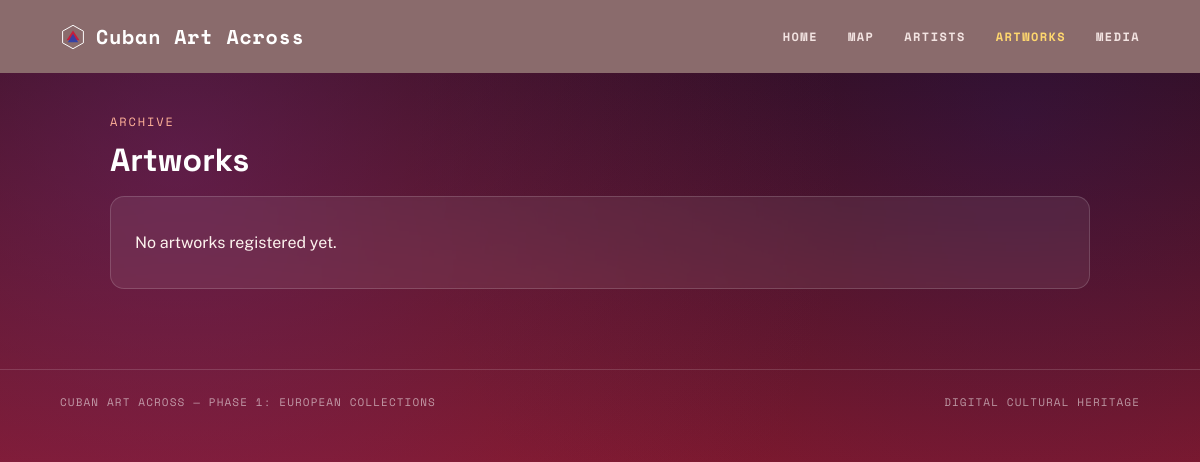
The page /artworks/ on the database as committed earlier.
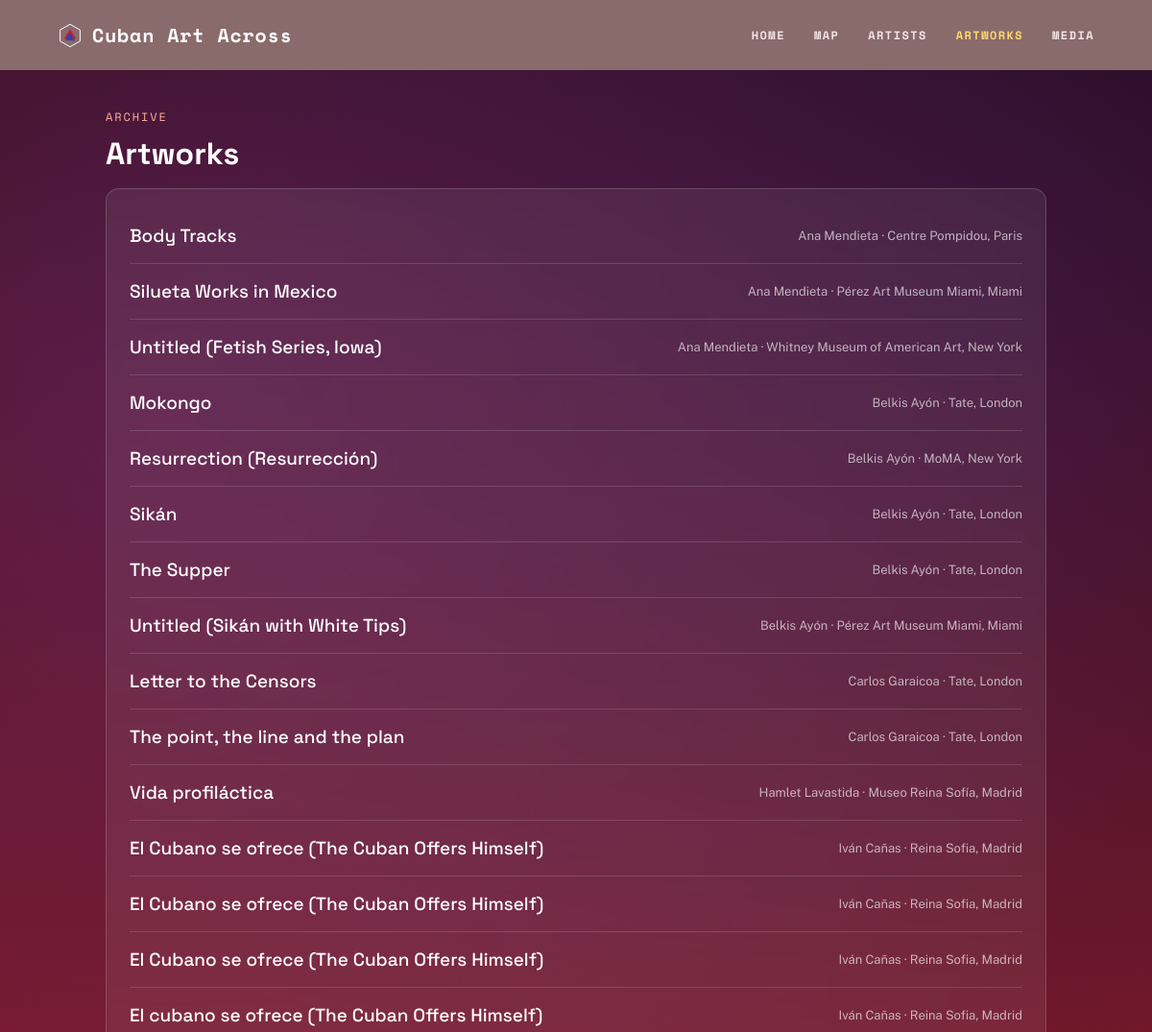
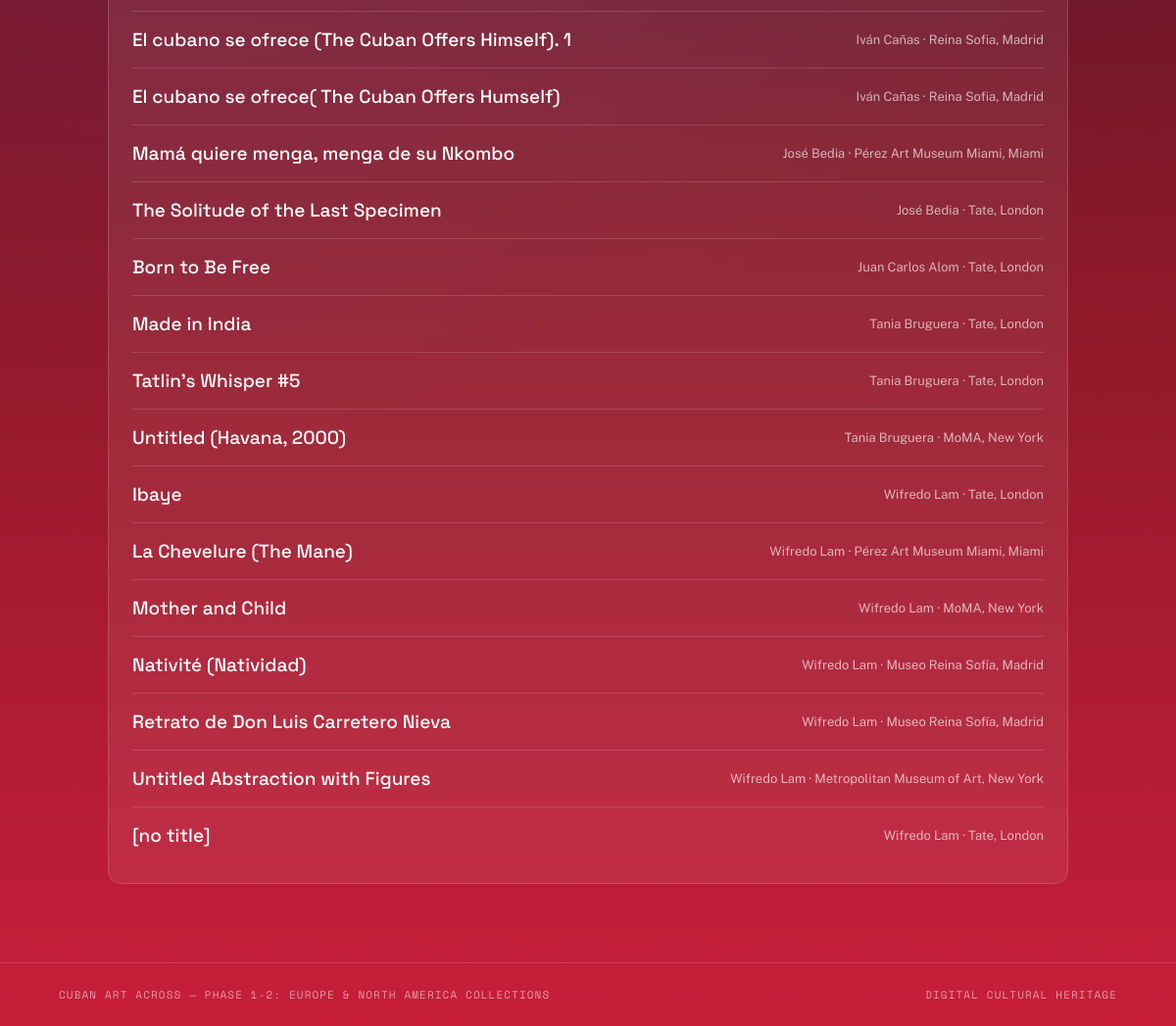
The same page on the database as committed later (2 pictures, top to bottom).
### zettels/models.py (models this page shows, shortened)
class Artwork(models.Model):
    artist = models.ForeignKey(Artist, on_delete=models.CASCADE, related_name='artworks')
    museum = models.ForeignKey(Museum, on_delete=models.PROTECT, related_name='artworks', null=True, blank=True)
    title = models.CharField(max_length=255)
    year = models.IntegerField(null=True, blank=True)
    medium = models.CharField(max_length=255, null=True, blank=True)
    dimensions = models.CharField(max_length=255, null=True, blank=True)
    museum_catalogue_url = models.URLField(max_length=255, null=True, blank=True)
    image_rights = models.CharField(max_length=255, null=True, blank=True)
    notes = models.TextField(null=True, blank=True)
    description = models.TextField(null=True, blank=True)
    class Meta:
        ordering = ['artist__name', 'title']

class Artist(models.Model):
    name = models.CharField(max_length=100)
    birth_year = models.IntegerField(null=True,blank=True)
    death_year = models.IntegerField(null=True,blank=True)
    birthplace = models.CharField(max_length=100, null=True,blank=True)
    class Meta:
        ordering = ['name']

class Museum(models.Model):
    class Region(models.TextChoices):
        EUROPE = 'europe', 'Europe'
        NORTH_AMERICA = 'north_america', 'North America'
        LATIN_AMERICA = 'latin_america', 'Latin America'
        ASIA = 'asia', 'Asia'
        AFRICA = 'africa', 'Africa'
        OTHER = 'other', 'Other'
    name = models.CharField(max_length=255)
    city = models.CharField(max_length=255)
    country = models.CharField(max_length=255)
    region = models.CharField(
        max_length=20, choices=Region.choices, null=True, blank=True,
    )
    latitude = models.FloatField(null=True, blank=True)
    longitude = models.FloatField(null=True, blank=True)
    class Meta:
        ordering = ['country', 'city', 'name']
        unique_together = ('name', 'city', 'country')

### zettels/views.py (the view)
# urls.py: path('artworks/', views.ArtworkListView.as_view(), name='artwork_list'),
class ArtworkListView(ListView):
    model = Artwork
    template_name = 'zettels/artwork_list.html'
    context_object_name = 'artworks'

### zettels/context_processors.py (called while the page is built)
def project_phase(request):
    regions_present = set(
        Museum.objects
        .exclude(region__isnull=True)
        .exclude(region='')
        .values_list('region', flat=True)
        .distinct()
    )
    ordered = [r for r in PHASE_ORDER if r in regions_present]
    if not ordered:
        return {
            'current_phase_label': 'Phase 1: European Collections',
            'current_regions': [],
        }
    names = [PHASE_LABELS[r] for r in ordered]
    collections_label = ' & '.join(names) + ' Collections'
    phase_number = f"Phase 1-{len(ordered)}" if len(ordered) > 1 else "Phase 1"
    return {
        'current_phase_label': f"{phase_number}: {collections_label}",
        'current_regions': ordered,
    }

### zettels/templates/zettels/artwork_list.html (shortened to what this page needs)
{% extends 'zettels/base.html' %}
{% block content %}
<div class="wrap">
  <div class="eyebrow">Archive</div>
  <h1>Artworks</h1>
  <div class="card">
    <ul class="list">
      {% for artwork in artworks %}
      <li>
        <a class="title" href="{% url 'zettels:artwork_detail' artwork.pk %}">{{ artwork.title }}</a>
        <span class="muted">
          {{ artwork.artist.name }}{% if artwork.museum %} &middot; {{ artwork.museum.name }}, {{ artwork.museum.city }}{% endif %}
        </span>
      </li>
      {% empty %}
      <li>No artworks registered yet.</li>
      {% endfor %}
    </ul>
  </div>
</div>
{% endblock %}

Rows that differ between the two databases and show on the page:
added Artwork: title "Body Tracks", artist.name "Ana Mendieta", museum.name "Centre Pompidou", museum.city "Paris"
added Artwork: title "Silueta Works in Mexico", artist.name "Ana Mendieta", museum.name "Pérez Art Museum Miami", museum.city "Miami"
added Artwork: title "Untitled (Fetish Series, Iowa)", artist.name "Ana Mendieta", museum.name "Whitney Museum of American Art", museum.city "New York"
added Artwork: title "Mokongo", artist.name "Belkis Ayón", museum.name "Tate", museum.city "London"
added Artwork: title "Resurrection (Resurrección)", artist.name "Belkis Ayón", museum.name "MoMA", museum.city "New York"
added Artwork: title "Sikán", artist.name "Belkis Ayón", museum.name "Tate", museum.city "London"
added Artwork: title "The Supper", artist.name "Belkis Ayón", museum.name "Tate", museum.city "London"
added Artwork: title "Untitled (Sikán with White Tips)", artist.name "Belkis Ayón", museum.name "Pérez Art Museum Miami", museum.city "Miami"
added Artwork: title "Letter to the Censors", artist.name "Carlos Garaicoa", museum.name "Tate", museum.city "London"
added Artwork: title "The point, the line and the plan", artist.name "Carlos Garaicoa", museum.name "Tate", museum.city "London"
added Artwork: title "Vida profiláctica", artist.name "Hamlet Lavastida", museum.name "Museo Reina Sofía", museum.city "Madrid"
added Artwork: title "El Cubano se ofrece (The Cuban Offers Himself)", artist.name "Iván Cañas", museum.name "Reina Sofia", museum.city "Madrid"
added Artwork: title "El Cubano se ofrece (The Cuban Offers Himself)", artist.name "Iván Cañas", museum.name "Reina Sofia", museum.city "Madrid"
added Artwork: title "El Cubano se ofrece (The Cuban Offers Himself)", artist.name "Iván Cañas", museum.name "Reina Sofia", museum.city "Madrid"
added Artwork: title "El cubano se ofrece (The Cuban Offers Himself)", artist.name "Iván Cañas", museum.name "Reina Sofia", museum.city "Madrid"
added Artwork: title "El cubano se ofrece (The Cuban Offers Himself). 1", artist.name "Iván Cañas", museum.name "Reina Sofia", museum.city "Madrid"
added Artwork: title "El cubano se ofrece( The Cuban Offers Humself)", artist.name "Iván Cañas", museum.name "Reina Sofia", museum.city "Madrid"
added Artwork: title "Mamá quiere menga, menga de su Nkombo", artist.name "José Bedia", museum.name "Pérez Art Museum Miami", museum.city "Miami"
added Artwork: title "The Solitude of the Last Specimen", artist.name "José Bedia", museum.name "Tate", museum.city "London"
added Artwork: title "Born to Be Free", artist.name "Juan Carlos Alom", museum.name "Tate", museum.city "London"
added Artwork: title "Made in India", artist.name "Tania Bruguera", museum.name "Tate", museum.city "London"
added Artwork: title "Tatlin's Whisper #5", artist.name "Tania Bruguera", museum.name "Tate", museum.city "London"
added Artwork: title "Untitled (Havana, 2000)", artist.name "Tania Bruguera", museum.name "MoMA", museum.city "New York"
added Artwork: title "Ibaye", artist.name "Wifredo Lam", museum.name "Tate", museum.city "London"
added Artwork: title "La Chevelure (The Mane)", artist.name "Wifredo Lam", museum.name "Pérez Art Museum Miami", museum.city "Miami"
added Artwork: title "Mother and Child", artist.name "Wifredo Lam", museum.name "MoMA", museum.city "New York"
added Artwork: title "Nativité (Natividad)", artist.name "Wifredo Lam", museum.name "Museo Reina Sofía", museum.city "Madrid"
added Artwork: title "Retrato de Don Luis Carretero Nieva", artist.name "Wifredo Lam", museum.name "Museo Reina Sofía", museum.city "Madrid"
added Artwork: title "Untitled Abstraction with Figures", artist.name "Wifredo Lam", museum.name "Metropolitan Museum of Art", museum.city "New York"
added Artwork: title "[no title]", artist.name "Wifredo Lam", museum.name "Tate", museum.city "London"
Other text that changed with them:
{{ current_phase_label }}: "PHASE 1: EUROPEAN COLLECTIONS" → "PHASE 1-2: EUROPE & NORTH AMERICA COLLECTIONS"
text no longer shown: "No artworks registered yet."
